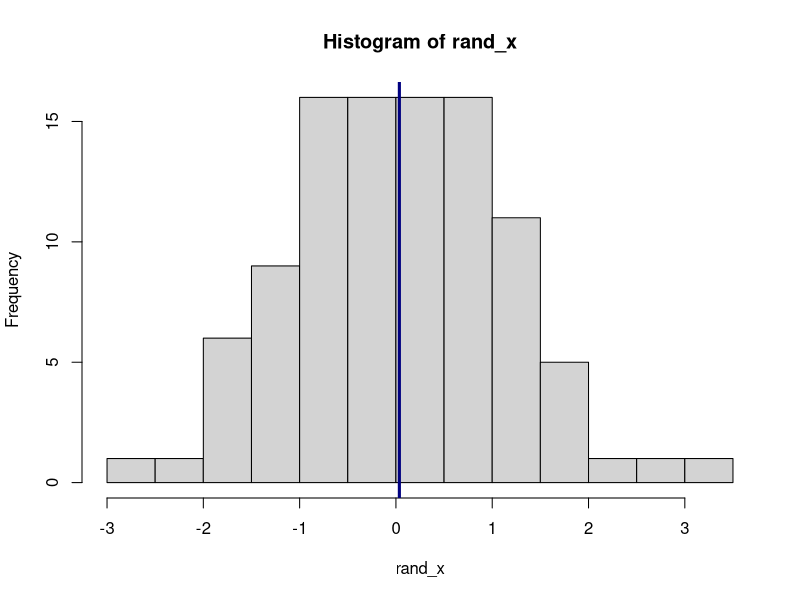

Write R code to recreate this figure.

## PlotRandom.R
##     Author: Jake Wheeler
##     Date: 10/06/21
##
## Purpose:
##    A function that will generate a random sample
##    of iid Normal random values. Then it will
##    plot a histogram with an overlaid mean
##    on the plot.
##
##
##
## Inputs:
##    numpts = number of points to generate
##    mu = theoretical mean of the normal distribution
##    sigma = standard deviation of the normal distribution
##    numbins = number of bins in the histogram
##    meanColor = color for the overlaid mean
##    seed = a random number generator seed, using to
##            ensure reproducibility
##
##
## Output: A list with the following elements
##    Random_values = a vector of the generated random
##                      'Normal' values
##    Mean_x = the sample mean of the Random_values
##    SD_x = the sample standard deviation of Random_values
## 

plotRandomNormals <- function(numpts=100,
                              mu=0, sigma=1, 
                              numbins=10, 
                              meanColor="navy", 
                              seed=10062021) {
  set.seed(seed)
  rand_x <- rnorm(numpts, mean=mu, sd=sigma)
  mean_x <- mean(rand_x)
  hist(rand_x, breaks=numbins)
  abline(v = mean_x, col=meanColor, lwd=3)
  
  list(Random_values = rand_x,
       Mean_x = mean_x,
       SD_x = sd(rand_x))
}
plotRandomNormals()

